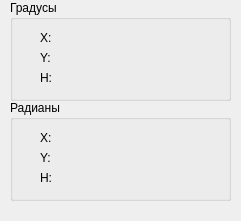
<?xml version="1.0" encoding="UTF-8"?>
<ui version="4.0">
 <class>MotionSystemForm</class>
 <widget class="QWidget" name="MotionSystemForm">
  <property name="geometry">
   <rect>
    <x>0</x>
    <y>0</y>
    <width>241</width>
    <height>221</height>
   </rect>
  </property>
  <property name="windowTitle">
   <string>Form</string>
  </property>
  <widget class="QGroupBox" name="Degrees_GB">
   <property name="geometry">
    <rect>
     <x>10</x>
     <y>0</y>
     <width>221</width>
     <height>101</height>
    </rect>
   </property>
   <property name="title">
    <string>Градусы</string>
   </property>
   <property name="alignment">
    <set>Qt::AlignLeading|Qt::AlignLeft|Qt::AlignTop</set>
   </property>
   <property name="flat">
    <bool>false</bool>
   </property>
   <widget class="QLabel" name="labelDegreesX">
    <property name="geometry">
     <rect>
      <x>30</x>
      <y>30</y>
      <width>91</width>
      <height>16</height>
     </rect>
    </property>
    <property name="text">
     <string>X:</string>
    </property>
   </widget>
   <widget class="QLabel" name="labelDegreesY">
    <property name="geometry">
     <rect>
      <x>30</x>
      <y>50</y>
      <width>91</width>
      <height>16</height>
     </rect>
    </property>
    <property name="text">
     <string>Y:</string>
    </property>
   </widget>
   <widget class="QLabel" name="labelDegreesH">
    <property name="geometry">
     <rect>
      <x>30</x>
      <y>70</y>
      <width>91</width>
      <height>16</height>
     </rect>
    </property>
    <property name="text">
     <string>H:</string>
    </property>
   </widget>
  </widget>
  <widget class="QGroupBox" name="Radians_GB">
   <property name="geometry">
    <rect>
     <x>10</x>
     <y>100</y>
     <width>221</width>
     <height>101</height>
    </rect>
   </property>
   <property name="title">
    <string>Радианы</string>
   </property>
   <widget class="QLabel" name="labelRadiansH">
    <property name="geometry">
     <rect>
      <x>30</x>
      <y>70</y>
      <width>91</width>
      <height>16</height>
     </rect>
    </property>
    <property name="text">
     <string>H:</string>
    </property>
   </widget>
   <widget class="QLabel" name="labelRadiansX">
    <property name="geometry">
     <rect>
      <x>30</x>
      <y>30</y>
      <width>91</width>
      <height>16</height>
     </rect>
    </property>
    <property name="text">
     <string>X:</string>
    </property>
   </widget>
   <widget class="QLabel" name="labelRadiansY">
    <property name="geometry">
     <rect>
      <x>30</x>
      <y>50</y>
      <width>91</width>
      <height>16</height>
     </rect>
    </property>
    <property name="text">
     <string>Y:</string>
    </property>
   </widget>
  </widget>
 </widget>
 <resources/>
 <connections/>
</ui>
